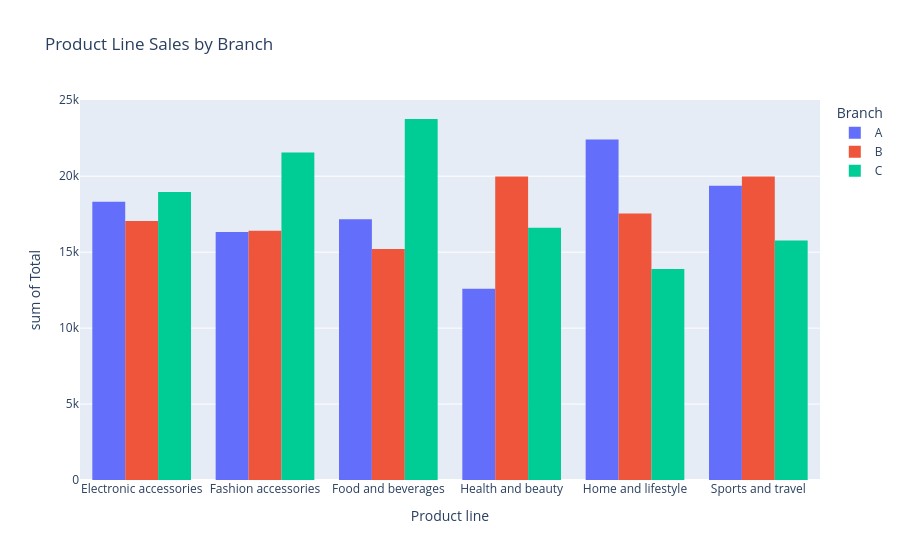

This figure's notebook cell:
### Markdown cell above
#### How do product line sales compare across branches?

### Code cell
Product_line_sales = df.groupby(['Product line', 'Branch'])['Total'].sum().reset_index()
px.histogram(data_frame=Product_line_sales, x='Product line',y='Total', color='Branch',
             barmode='group', title='Product Line Sales by Branch')

### Figure 1 — Plotly figure (JSON) as saved in the notebook; plotly's stock layout.template omitted (floating-point values rounded to 4 significant figures)
{"data": [{"alignmentgroup": "True", "bingroup": "x", "histfunc": "sum", "hovertemplate": "Branch=A<br>Product line=%{x}<br>sum of Total=%{y}<extra></extra>", "legendgroup": "A", "marker": {"color": "#636efa", "pattern": {"shape": ""}}, "name": "A", "offsetgroup": "A", "orientation": "v", "showlegend": true, "type": "histogram", "x": ["Electronic accessories", "Fashion accessories", "Food and beverages", "Health and beauty", "Home and lifestyle", "Sports and travel"], "xaxis": "x", "y": [18320.0, 16330.0, 17160.0, 12600.0, 22420.0, 19370.0], "yaxis": "y"}, {"alignmentgroup": "True", "bingroup": "x", "histfunc": "sum", "hovertemplate": "Branch=B<br>Product line=%{x}<br>sum of Total=%{y}<extra></extra>", "legendgroup": "B", "marker": {"color": "#EF553B", "pattern": {"shape": ""}}, "name": "B", "offsetgroup": "B", "orientation": "v", "showlegend": true, "type": "histogram", "x": ["Electronic accessories", "Fashion accessories", "Food and beverages", "Health and beauty", "Home and lifestyle", "Sports and travel"], "xaxis": "x", "y": [17050.0, 16410.0, 15210.0, 19980.0, 17550.0, 19990.0], "yaxis": "y"}, {"alignmentgroup": "True", "bingroup": "x", "histfunc": "sum", "hovertemplate": "Branch=C<br>Product line=%{x}<br>sum of Total=%{y}<extra></extra>", "legendgroup": "C", "marker": {"color": "#00cc96", "pattern": {"shape": ""}}, "name": "C", "offsetgroup": "C", "orientation": "v", "showlegend": true, "type": "histogram", "x": ["Electronic accessories", "Fashion accessories", "Food and beverages", "Health and beauty", "Home and lifestyle", "Sports and travel"], "xaxis": "x", "y": [18970.0, 21560.0, 23770.0, 16620.0, 13900.0, 15760.0], "yaxis": "y"}], "layout": {"barmode": "group", "legend": {"title": {"text": "Branch"}, "tracegroupgap": 0}, "title": {"text": "Product Line Sales by Branch"}, "xaxis": {"anchor": "y", "domain": [0, 1], "title": {"text": "Product line"}}, "yaxis": {"anchor": "x", "domain": [0, 1], "title": {"text": "sum of Total"}}}}
